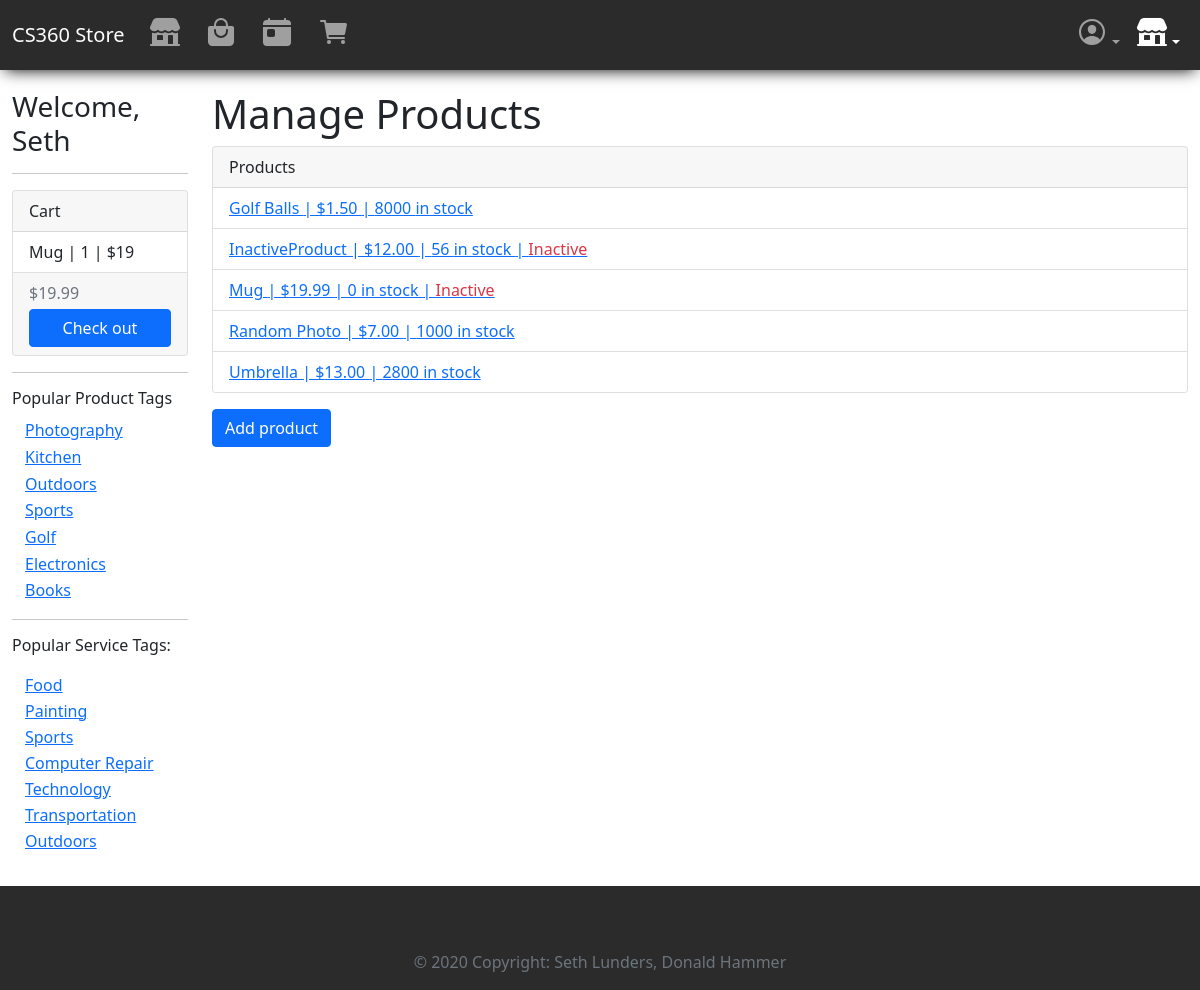
The app's page /store/manage-products/ (signed in) with its own data.
### storeApp/models.py (models this page shows, shortened)
class CartProduct(models.Model):
    id = models.UUIDField(primary_key=True, default=uuid.uuid4, help_text="Unique ID for this product in cart", editable=False)
    cart = models.ForeignKey(Cart, on_delete=models.CASCADE,)
    product = models.ForeignKey(ProductListing, on_delete=models.RESTRICT)
    quantity = models.IntegerField(default=0, validators=[MaxValueValidator(9999)])

class ProductListing(models.Model):
    id = models.UUIDField(primary_key=True, default=uuid.uuid4, help_text="Unique ID for this particular order", editable=False)
    active = models.BooleanField(default=True)
    name = models.CharField(max_length=200, help_text="Enter a name for your product.")
    imageURL = models.URLField(max_length=200, help_text="Enter image URL", default="https://picsum.photos/400/300")
    price = models.DecimalField(decimal_places=2, max_digits=7) # allows max price of $99,999.99
    description = models.TextField()
    quantity_available = models.IntegerField(help_text="How many are available? Leave blank if unlimited.", null=True, blank=True)
    restockDate = models.DateField(help_text="Leave blank if N/A",null=True, blank=True)
    vendor = models.ForeignKey(Vendor, on_delete=models.RESTRICT)
    tags = models.ManyToManyField(ProductTag, blank=True)
    def list_tags(self):
        return ', '.join(tag.name for tag in self.tags.all()[:3])
    list_tags.short_description = 'Tags'
    class Meta:
        permissions = (("can_set_active", "Set product as active"),)

class Cart(models.Model):
    id = models.UUIDField(primary_key=True, default=uuid.uuid4, help_text="Unique ID for this user's cart", editable=False)
    user = models.OneToOneField(User, on_delete=models.CASCADE, null=False)
    subtotal = models.DecimalField(decimal_places=2, max_digits=7, default=0)

class ProductTag(models.Model):
    name = models.CharField(max_length=200, help_text="Enter a tag; i.e. \"electronics\"", primary_key=True, unique=True)
    viewcount = models.IntegerField(default=0)
    class Meta:
        ordering = ['-viewcount']
    def get_absolute_url(self):
        return reverse('product-tag-detail', args=[str(self.name), 1])

class ServiceTag(models.Model):
    name = models.CharField(max_length=200, help_text="Enter a tag; i.e. \"electronics\"", primary_key=True, unique=True)
    viewcount = models.IntegerField(default=0)
    class Meta:
        ordering = ['-viewcount']
    def get_absolute_url(self):
        return reverse('service-tag-detail', args=[str(self.name), 1])

### storeApp/views.py (the view)
# urls.py: path('manage-products/', views.ManageProductsView.as_view(), name='manage-products'),
class ManageProductsView(PermissionRequiredMixin, generic.ListView):
    model = ProductListing
    template_name = 'storeApp/vendors/manage_products.html'
    permission_required = 'storeApp.can_set_active'
    def get_queryset(self):
        return ProductListing.objects.filter(vendor=self.request.user.vendor).order_by('name')

### storeApp/context_processors.py (called while the page is built)
def add_variable_to_context(request):
    return {
        'top_producttags': ProductTag.objects.all()[:7],
        'top_servicetags': ServiceTag.objects.all()[:7],
    }

### storeApp/templates/storeApp/vendors/manage_products.html (shortened to what this page needs)
{% extends "base_generic.html" %}
{% block content %}
    <h1>Manage Products</h1>
    <div class="card">
        <div class="card-header">
            Products
        </div>
    <ul class="list-group list-group-flush">
    {% if productlisting_list %}
        {% for product in productlisting_list %}
            <li class="list-group-item"><a href="{% url 'update-product' product.id %}">{{ product.name }} | ${{ product.price }} | {{ product.quantity_available }} in stock{% if product.active %}{% else %} | <span class="text-danger">Inactive</span>{% endif %}</a></li>
        {% endfor %}
    {% endif %}
</ul>
</div>
<a href="{% url 'create-product' %}" class="btn btn-primary mt-3">Add product</a>
{% endblock content %}

### storeApp/templates/base_generic.html (shortened to what this page needs)
{% load humanize %}
<!DOCTYPE html>
<html lang="en">
<head>
  <link href="https://cdn.jsdelivr.net/npm/bootstrap@5.0.2/dist/css/bootstrap.min.css" rel="stylesheet">
  {% load static %}
  <link rel="stylesheet" href="{% static 'css/styles.css' %}">
</head>
<body class="d-flex flex-column min-vh-100">
  <nav class="navbar navbar-expand-md navbar-dark bg-dark pl-3 pr-3" aria-label="Fourth navbar example">
    <div class="container-fluid">
      <a class="navbar-brand" href="{% url 'index' %}">CS360 Store</a>
      <div class="collapse navbar-collapse" id="navbarsExample04">
        <ul class="navbar-nav me-auto mb-2 mb-md-0">
          <li class="nav-item"><a class="nav-link " href="{% url 'vendors' %}"><ion-icon name="storefront" size="large"></ion-icon></a></li>
          <li class="nav-item"><a class="nav-link " href="{% url 'products' %}"><ion-icon name="bag-handle" size="large"></ion-icon></a></li>
          <li class="nav-item"><a class="nav-link " href="{% url 'services' %}"><ion-icon name="today" size="large"></ion-icon></a></li>
          <li class="nav-item"><a class="nav-link {% if request.resolver_match.url_name == 'my-cart' %}active{% endif %}" href="{% url 'my-cart' %}"><ion-icon name="cart" size="large"></ion-icon>&nbsp;&nbsp;</a></li>
        </ul>
        <ul class="navbar-nav">
          {% if user.is_authenticated %}
          <li class="nav-item dropdown">
            <a class="nav-link dropdown-toggle " href="#" id="dropdown04" data-bs-toggle="dropdown" aria-expanded="false"><ion-icon name="person-circle-outline" size="large"></ion-icon></a>
          </li>
          {% else %}
          <li class="nav-item"><a class="nav-link" href="{% url 'login' %}">Log in</a></li>
          {% endif %}
          {% if perms.storeApp.can_set_active %}
          <li class="nav-item dropdown">
            <a class="nav-link dropdown-toggle {% if request.resolver_match.url_name == 'manage-products' or request.resolver_match.url_name == 'manage-services' or request.resolver_match.url_name == 'manage-product-orders' or request.resolver_match.url_name == 'manage-service-orders' %}active{% endif %}" href="#" id="dropdown05" data-bs-toggle="dropdown" aria-expanded="false"><ion-icon name="storefront" size="large"></ion-icon></a>
          </li>
          {% endif %}
        </ul>
      </div>
    </div>
  </nav>
  <div class="container-fluid">
    <div class="row mb-3">
      <div class="col-lg-2">
      {% block sidebar %}
        <ul class="sidebar-nav d-none d-lg-block">
          {% if user.is_authenticated %}
          <h3>Welcome, {{ user.first_name }}</h3>
          {% endif %}
          {% if user.cart.cartproduct_set.all or user.cart.cartservice_set.all %}
          <hr/>
          <div class="card">
            <div class="card-header">
              Cart
            </div>
            <ul class="list-group list-group-flush">
              {% if user.cart.cartproduct_set.all %}
              {% for cproduct in  user.cart.cartproduct_set.all %}
                <li class="list-group-item">{{ cproduct.product.name }} | {{ cproduct.quantity }} | ${% widthratio cproduct.quantity 1 cproduct.product.price %}</li>
              {% endfor %}
              {% endif %}
            </ul>
            <div class="card-footer text-muted">
              ${{ user.cart.subtotal|intcomma }}
              <a class="btn btn-primary d-block w-auto mt-1" href="{% url 'my-cart' %}">Check out</a>
            </div>
          </div>
          <hr/>
          {% endif %}
          <div class="d-none d-lg-block">
          <h6>Popular Product Tags</h6>
          <ul class="list-unstyled">
            {% for tag in top_producttags %}
            <li><a href="{{ tag.get_absolute_url }}" class="btn btn-link py-0">{{ tag.name|title }}</a></li>
            {% endfor %}
          </ul>
          <hr/>
          <h6>Popular Service Tags:</p>
          <ul class="list-unstyled">
            {% for tag in top_servicetags %}
            <li><a href="{{ tag.get_absolute_url }}" class="btn btn-link py-0">{{ tag.name|title }}</a></li>
            {% endfor %}
          </ul>
        </div>
     {% endblock %}
      </div>
      <div class="col-lg-10">{% block content %}{% endblock %}</div>
    </div>
  </div>
  {% block footer %}
    <footer class="bg-dark text-light text-center text-lg-start mt-auto">
      <div class="container p-4">
      </div>
      <div class="text-center p-3 bg-dark text-muted">
        © 2020 Copyright: Seth Lunders, Donald Hammer
      </div>
    </footer>
  {% endblock footer %}
</body>
</html>

### storeApp/static/css/styles.css (style rules this page uses)
.sidebar-nav { margin-top: 20px; padding: 0; list-style: none; }
h1 { margin-top: 20px; }
.bg-dark { background-color: rgb(43, 43, 43) !important }
.navbar { box-shadow: 0px 5px 15px -5px #000000; }

### records on screen
CartProduct: product.name "Mug", quantity "1", quantity+product "19"
ProductTag: name "Photography"
ProductTag: name "Kitchen"
ProductTag: name "Outdoors"
ProductTag: name "Sports"
ProductTag: name "Golf"
ProductTag: name "Electronics"
ProductTag: name "Books"
ServiceTag: name "Food"
ServiceTag: name "Painting"
ServiceTag: name "Sports"
ServiceTag: name "Computer Repair"
ServiceTag: name "Technology"
ServiceTag: name "Transportation"
ServiceTag: name "Outdoors"
ProductListing: name "Golf Balls", price "1.50", quantity_available "8000"
ProductListing: name "InactiveProduct", price "12.00", quantity_available "56", active "Inactive"
ProductListing: name "Mug", price "19.99", quantity_available "0", active "Inactive"
ProductListing: name "Random Photo", price "7.00", quantity_available "1000"
ProductListing: name "Umbrella", price "13.00", quantity_available "2800"

### other values on screen
{{ user.first_name }} "Seth"
{{ user.cart.subtotal|intcomma }} "19.99"
